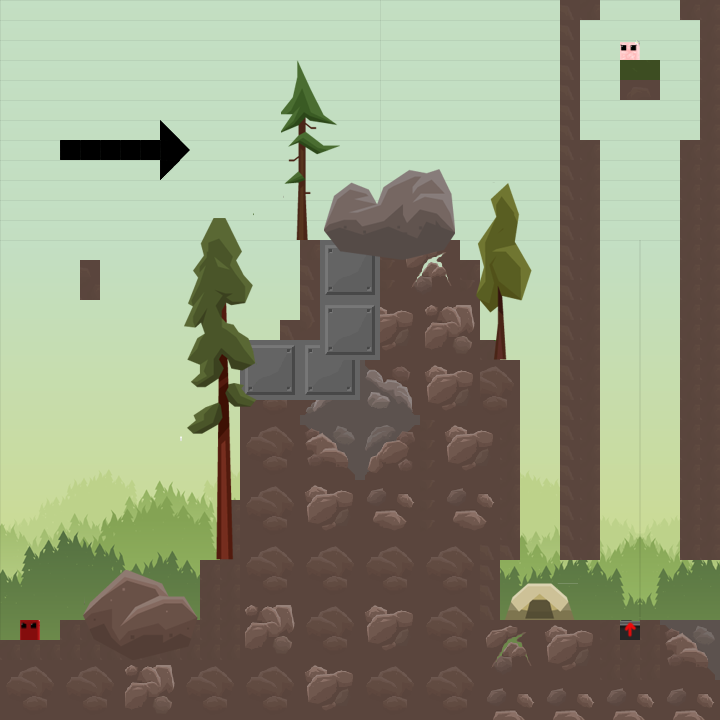

Rendered tile map (Tiled .tmx) drawn with the repository's tilesets; below, a short description and the map source with its tile grids summarised:
An orthogonal 36x36 tile map with 20x20 px tiles, 3 tile layers (background, stationary, foreground), 5 tilesets and 17 objects.

<map version="1.0" orientation="orthogonal" renderorder="right-down" width="36" height="36" tilewidth="20" tileheight="20" nextobjectid="24">
 <tileset firstgid="1" name="myimages" tilewidth="20" tileheight="20">
  <image source="myimages.png" width="320" height="20" />
 </tileset>
 <tileset firstgid="17" name="foresttiles01" tilewidth="20" tileheight="20">
  <image source="foresttiles01.png" width="600" height="600" />
 </tileset>
 <tileset firstgid="917" name="forestbg" tilewidth="20" tileheight="20">
  <image source="forestbg.png" width="640" height="480" />
 </tileset>
 <tileset firstgid="1685" name="forestbgflipped" tilewidth="20" tileheight="20">
  <image source="forestbgflipped.png" width="640" height="480" />
 </tileset>
 <tileset firstgid="2453" name="forestset1" tilewidth="20" tileheight="20">
  <image source="forestset1.png" width="520" height="520" />
 </tileset>
 <layer name="background" width="36" height="36">
  <data>[1296 cells, 1296 non-empty, 879 distinct tile ids]</data>
 </layer>
 <layer name="stationary" width="36" height="36">
  <data>[1296 cells, 531 non-empty, 94 distinct tile ids]</data>
 </layer>
 <layer name="foreground" width="36" height="36">
  <data>[1296 cells, 213 non-empty, 208 distinct tile ids]</data>
 </layer>
 <objectgroup name="rectangle">
  <object id="4" x="58" y="619" width="662" height="100" />
  <object id="5" x="-1" y="641" width="59" height="78" />
  <object id="6" x="200" y="560" width="300" height="60" />
  <object id="7" x="220" y="500" width="300" height="60" />
  <object id="9" x="240" y="340" width="260" height="160" />
  <object id="10" x="500.5" y="360" width="19.5" height="139.5" />
  <object id="11" x="299.5" y="240" width="160" height="100" />
  <object id="12" x="459.5" y="260.5" width="20.5" height="79" />
  <object id="16" x="621.333" y="58.6667" width="37.3333" height="42.6667" />
  <object id="17" x="560.667" y="140.667" width="39.3333" height="418.667" />
  <object id="18" x="680" y="140" width="40" height="420" />
  <object id="19" x="560" y="0" width="19.3333" height="139.333" />
  <object id="20" x="580" y="0.666667" width="19.3333" height="20.6667" />
  <object id="21" x="679.333" y="0" width="21.3333" height="19.3333" />
  <object id="22" x="700.667" y="0.666667" width="20" height="140" />
  <object id="23" x="80" y="259" width="20" height="41" />
 </objectgroup>
 <objectgroup name="saws">
  <object id="1" x="224" y="232" width="140" height="140">
   <ellipse />
  </object>
 </objectgroup>
</map>
